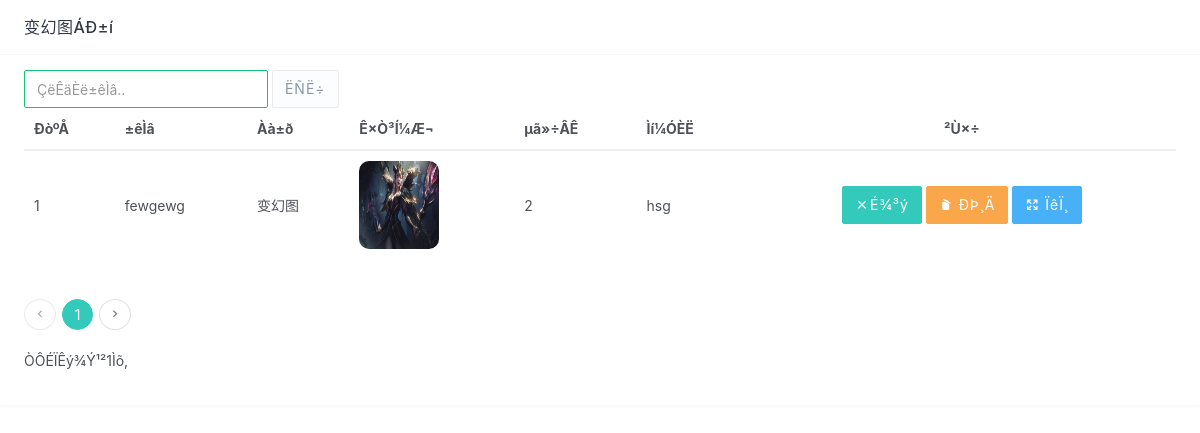
Page /xinwentongzhi_list.php?lb=变幻图 on the committed database.
### tables this page shows
CREATE TABLE IF NOT EXISTS `xinwentongzhi` (
  `id` int(11) NOT NULL AUTO_INCREMENT,
  `biaoti` varchar(500) DEFAULT NULL,
  `leibie` varchar(50) DEFAULT NULL,
  `neirong` text,
  `tianjiaren` varchar(50) DEFAULT NULL,
  `addtime` timestamp NULL DEFAULT CURRENT_TIMESTAMP,
  `shouyetupian` varchar(50) DEFAULT NULL,
  `dianjilv` int(11) DEFAULT '1',
  `zhaiyao` varchar(800) DEFAULT NULL,
  PRIMARY KEY (`id`)
);

### xinwentongzhi_list.php (the view, shortened to what this page needs)
<?php
$lb=$_GET["lb"];
?>
<!DOCTYPE html PUBLIC "-//W3C//DTD XHTML 1.0 Transitional//EN" "http://www.w3.org/TR/xhtml1/DTD/xhtml1-transitional.dtd">
<html xmlns="http://www.w3.org/1999/xhtml">
<head>
<link href="ny/css/bootstrap.min.css" rel="stylesheet">
<link href="ny/css/materialdesignicons.min.css" rel="stylesheet">
<link href="ny/css/style.min.css" rel="stylesheet">
<link rel="stylesheet" href="ny/js/jconfirm/jquery-confirm.min.css">
</head>
<body>
 <div class="card">
              <div class="card-header"><h4><?php echo $lb;?>ÁÐ±í</h4></div>
              <div class="card-body">
			   <form class="form-inline" action="" method="post">
                  <div class="form-group">
                     <input name="biaoti" type="text" id="biaoti" class="form-control" placeholder="ÇëÊäÈë±êÌâ.." />
                  </div>
                  <div class="form-group">
                    <button class="btn btn-default" type="submit">ËÑË÷</button>
                  </div>
                </form>
 <table class="table table-hover">
  <thead>
  <tr>
    <th>ÐòºÅ</th>
    <th>±êÌâ</th>
    <th>Àà±ð</th>
    <th>Ê×Ò³Í¼Æ¬</th>
    <th>µã»÷ÂÊ</th>
    <th>Ìí¼ÓÈË</th>
    <th align="center"><div align="center">²Ù×÷</div></th>
  </tr>
  </thead>
   <tbody>
  <?php
    $sql="select * from xinwentongzhi where  leibie='$lb'";
  if($_POST["paixu"]!="")
  {
  	$sql=$sql." order by ".$_POST["paixu"]." ".$_POST["px"]."";
  }
  else
  {
  	$sql=$sql." order by id desc";
  }
$query=mysql_query($sql);
  $rowscount=mysql_num_rows($query);
  if($rowscount==0)
  {}
  else
  {
  $pagelarge=5;
  $pagecurrent=$_GET["pagecurrent"];
  if($rowscount%$pagelarge==0)
  {
		$pagecount=$rowscount/$pagelarge;
  }
  else
  {
   		$pagecount=intval($rowscount/$pagelarge)+1;
  }
  if($pagecurrent=="" || $pagecurrent<=0)
{
	$pagecurrent=1;
}
		$ddddd=$pagecurrent*$pagelarge;
	if($pagecurrent==$pagecount)
	{
		if($rowscount%$pagelarge==0)
		{
		$ddddd=$pagecurrent*$pagelarge;
		}
		else
		{
		$ddddd=$pagecurrent*$pagelarge-$pagelarge+$rowscount%$pagelarge;
		}
	}
	for($i=$pagecurrent*$pagelarge-$pagelarge;$i<$ddddd;$i++)
{
  ?>
  <tr>
    <td ><?php echo $i+1;?></td>
    <td><?php echo mysql_result($query,$i,biaoti);?></td>
    <td><?php echo mysql_result($query,$i,leibie);?></td>
    <td ><a href="<?php echo mysql_result($query,$i,shouyetupian) ?>" target='_blank'><img src='<?php echo mysql_result($query,$i,shouyetupian) ?>' width='80' height='88' border='0' style='border-radius:10px'></a></td>
    <td><?php echo mysql_result($query,$i,dianjilv);?></td>
    <td><?php echo mysql_result($query,$i,tianjiaren);?></td>
    <td align="center"><a class="btn btn-primary"  onclick="return hsgconfirm('<?php echo mysql_result($query,$i,"id");?>')"> <i class="mdi mdi-close"></i>É¾³ý</a>
	<a class="btn btn-warning" href="xinwentongzhi_updt.php?id=<?php echo mysql_result($query,$i,"id");?>"><i class="mdi mdi-delete-empty"></i> ÐÞ¸Ä</a> <a class='btn btn-info' href="gg_detail.php?id=<?php echo mysql_result($query,$i,"id");?>" target="_blank"><i class='mdi mdi-arrow-expand-all'></i> ÏêÏ¸</a> </td>
  </tr>
  	<?php
	}
}
?>
  </tbody>
</table>
 <nav>
                  <ul class="pagination pagination-circle" style="width:95%">
                    <li
					<?php
					 if($pagecurrent==1)
	 {
					?>
					class="disabled"
					 <?php
	 }
	 else
	 {
	 	$t=$pagecurrent-1;
	 }
	 ?>
					>
                      <a href="xinwentongzhi_list.php?pagecurrent=<?php echo $t;?>&lb=<?php echo $lb?>">
                        <span><i class="mdi mdi-chevron-left"></i></span>
                      </a>
                    </li>
					<?php
					 for($fyi=1;$fyi<=$pagecount;$fyi++)
	 {
	 ?>
                    <li <?php
	 if($pagecurrent==$fyi)
	 {
	 	echo " class='active'";
	 }
	 ?>><a href="xinwentongzhi_list.php?pagecurrent=<?php echo $fyi;?>&lb=<?php echo $lb?>"><?php echo $fyi;?></a></li>
					 <?php
	 }
	 ?>
                    <li>
                      <a href="xinwentongzhi_list.php?pagecurrent=<?php echo $pagecurrent+1;?>&lb=<?php echo $lb?>">
                        <span><i class="mdi mdi-chevron-right"></i></span>
                      </a>
                    </li>
                  </ul>
                </nav>
		<p>ÒÔÉÏÊý¾Ý¹²<?php echo $rowscount;?>Ìõ, </p>
  </div>
</div>
</body>
</html>

### rows in the picture
xinwentongzhi: biaoti "fewgewg", leibie "变幻图", shouyetupian (picture), dianjilv "2", tianjiaren "hsg"

### other values in the picture
$lb "变幻图"
$rowscount "1"
